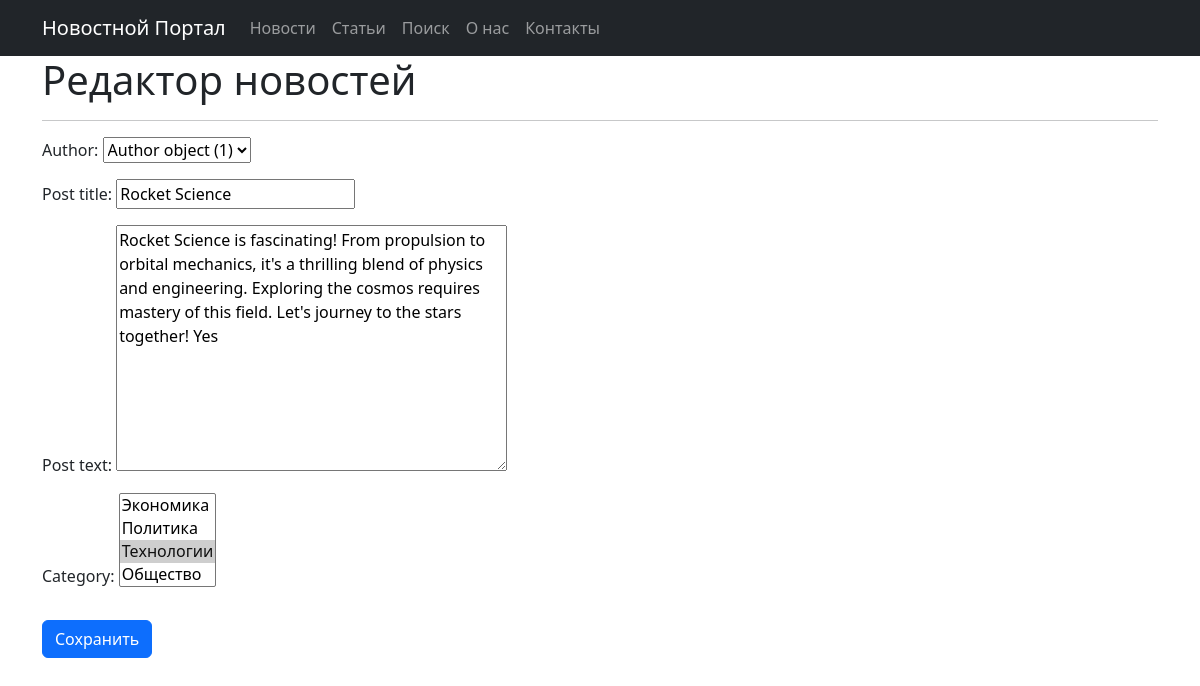
/news/1/edit/, run on the app's committed database.
### news/models.py (models this page shows, shortened)
class Post(models.Model):
    article = 'AR'
    news = 'NW'
    POST_GENRE = [
        (article, 'Статья'),
        (news, 'Новость')
    ]
    author = models.ForeignKey(Author, on_delete=models.CASCADE)
    post_genre = models.CharField(max_length=2, choices=POST_GENRE)
    post_title = models.CharField(max_length=128)
    post_text = models.TextField()
    post_rating = models.IntegerField(default=0)
    post_time = models.DateTimeField(auto_now_add=True)
    category = models.ManyToManyField(Category, through='PostCategory')

### news/views.py (the view)
# urls.py: path('news/<int:pk>/edit/', NewsEdit.as_view(), name='news_edit'),
class NewsEdit(UpdateView):
    form_class = PostForm
    model = Post
    template_name = 'news_edit.html'
    def get_object(self, queryset=None):
        obj = get_object_or_404(Post, pk=self.kwargs['pk'])
        if obj.post_genre != 'NW':
            raise Http404("Такой новости нет.")
        return obj

### news/forms.py (shortened to what this page needs)
class PostForm(forms.ModelForm):
    class Meta:
        model = Post
        fields = [
            'author',
            'post_title',
            'post_text',
            'category',
            ]

### news/models.py (called while the page is built)
    def __str__(self):
        return self.name

### templates/news_edit.html (shortened to what this page needs)
{% extends 'flatpages/default.html' %}
{% block content %}
<h1>Редактор новостей</h1>
<hr>
<div class="centered-form">
        <form action="" method="post" class="left-align">
          {{ form.as_p }}
          <input type="submit" class="mt-3 btn btn-primary" value="Сохранить" />
        </form>
</div>
{% endblock content %}

### data on the page
Post: author "Author object (1)", post_title "Rocket Science", post_text "Rocket Science is fascinating! From propulsion to orbital mechanics, it's a thrilling blend of physics and engineering. Exploring the cosmos requires mastery of this field. Let's journey to the stars together! Yes"
